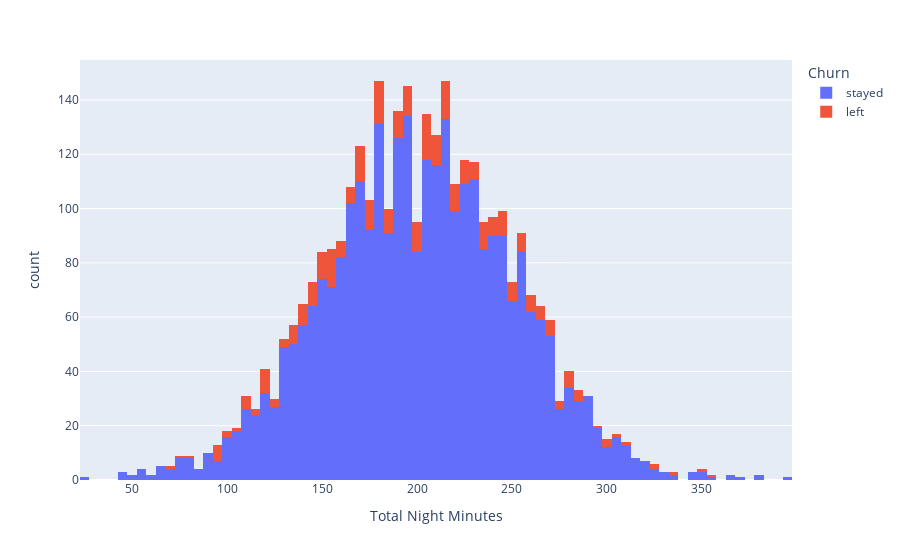

Notebook source saved alongside this figure:
### Markdown cell above
With the graphs on either side of this paragraph, we can tell that for the following important features listed for Random Forest Total Evening Minutes and Total Night Minutes, both had similar results in that when the minutes began to enter the 150 to 280 range, more people began to leave than stay. This could indicate that perhaps the plans for evenings and nights need to be revised to better suit the needs of people talking quite a bit in these hours.

### Code cell
NightPlot = px.histogram(data, x="Total Night Minutes", color="Churn")
NightPlot

### Figure 1 — Plotly figure (JSON) as saved in the notebook; plotly's stock layout.template omitted (floating-point values rounded to 4 significant figures; data arrays with more than 128 entries replaced by an {"elided": "..."} marker saying what was removed)
{"data": [{"alignmentgroup": "True", "bingroup": "x", "hovertemplate": "Churn=stayed<br>Total Night Minutes=%{x}<br>count=%{y}<extra></extra>", "legendgroup": "stayed", "marker": {"color": "#636efa"}, "name": "stayed", "offsetgroup": "stayed", "orientation": "v", "showlegend": true, "type": "histogram", "x": {"elided": "3010 float values"}, "xaxis": "x", "yaxis": "y"}, {"alignmentgroup": "True", "bingroup": "x", "hovertemplate": "Churn=left<br>Total Night Minutes=%{x}<br>count=%{y}<extra></extra>", "legendgroup": "left", "marker": {"color": "#EF553B"}, "name": "left", "offsetgroup": "left", "orientation": "v", "showlegend": true, "type": "histogram", "x": {"elided": "323 float values"}, "xaxis": "x", "yaxis": "y"}], "layout": {"barmode": "relative", "legend": {"title": {"text": "Churn"}, "tracegroupgap": 0}, "margin": {"t": 60}, "xaxis": {"anchor": "y", "domain": [0, 1], "title": {"text": "Total Night Minutes"}}, "yaxis": {"anchor": "x", "domain": [0, 1], "title": {"text": "count"}}}}
